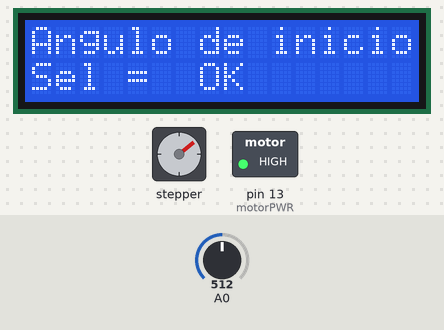
Bench run of a sketch on a simulated Arduino Uno, built with avr-gcc and run on an emulated ATmega328P. On the bench: 16×2 character LCD, stepper motor, switched loads named in the sketch (green lamp = pin HIGH). The inputs (shaded band) are chosen by the test bench; at power-on: A0 = 512. Stepper angles assume 2048 steps per turn.

Above: at 1.2 s.
1.3 s: A0 set to 546
At 1.58 s:
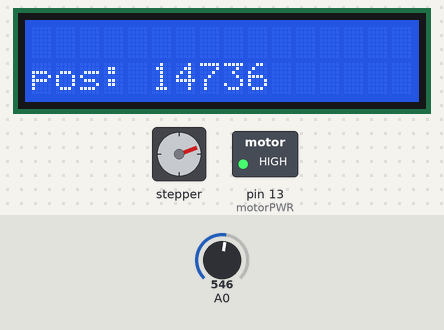
3.5 s: A0 set to 566
At 5.0 s:
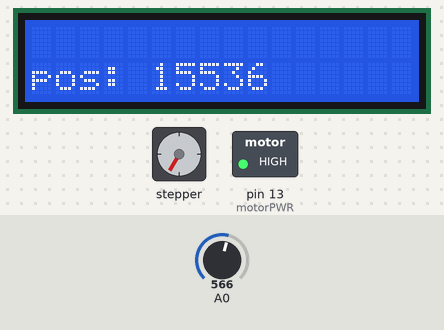
At 6.2 s:
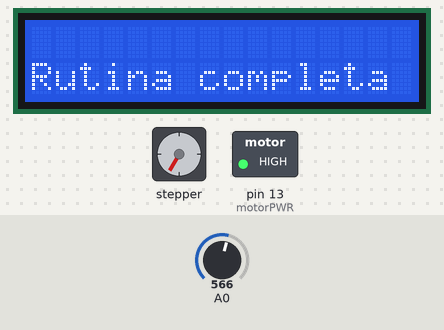
Timing chart, 0 to 7.7 s (numbered marks = the images above; inputs shaded):
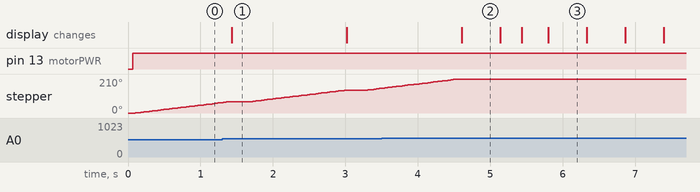

The sketch:

LCD_Automatas_finitos.ino
```cpp
#include <LiquidCrystal_I2C.h>

#include <Wire.h>

#include <Stepper.h>
#define STEPS  2048   //Number of steps per revolution


LiquidCrystal_I2C lcd(0x27,16,2);
Stepper small_stepper(STEPS, 4, 5, 6,7);

int lcd_key     = 0;
int adc_key_in  = 0;
int endStep = 1;
int startPos = 14336;
int endPos = 3300;
int minutes = 5;
long runtime = 0;
int rightLock = 0;
int leftLock = 28672;
int span = 0;
int stepDelay = 0;
int spanRemain = 0;
int motorPWR = 13;

#define btnRIGHT  0
#define btnUP     1
#define btnDOWN   2
#define btnLEFT   3
#define btnSELECT 4
#define btnNONE   5

int read_LCD_buttons()
{
 adc_key_in = analogRead(0);      // read the value from the sensor
 // my buttons when read are centered at these valies: 0, 144, 329, 504, 741
 // we add approx 50 to those values and check to see if we are close
 if (adc_key_in > 1000) return btnNONE; // We make this the 1st option for speed reasons since it will be the most likely result


 // For V1.0 comment the other threshold and use the one below:
 if (adc_key_in < 50)   return btnRIGHT;
 if (adc_key_in < 195)  return btnUP;
 if (adc_key_in < 380)  return btnDOWN;
 if (adc_key_in < 555)  return btnLEFT;
 if (adc_key_in < 790)  return btnSELECT;


 return btnNONE;  // when all others fail, return this...
}

void setup(){
  lcd.init();

  //Encender la luz de fondo.
  lcd.backlight();

pinMode(motorPWR, OUTPUT);
}

void loop(){
  digitalWrite(motorPWR, HIGH);

  lcd.setCursor(0,0);
  lcd.clear();
  lcd.print("Angulo de inicio L/R ");
  lcd.setCursor(0,1);
  lcd.print("Sel =  OK");
  small_stepper.setSpeed(9);


  while(endStep){
     lcd_key = read_LCD_buttons();  // read the buttons
     switch (lcd_key)               // depending on which button was pushed, we perform an action
     {
       case btnRIGHT:
       {
         if (startPos > rightLock){
           small_stepper.step(-400);
           startPos = startPos - 400;
         }
         lcd.setCursor(0,1);
         lcd.clear();
         lcd.print("pos:            ");
         lcd.setCursor(5,1);
         lcd.print(startPos);
         delay(250);
         break;
       }
     case btnLEFT:
       {
         if (startPos < leftLock){
           small_stepper.step(+400);
           startPos = startPos + 400;
         }
         lcd.clear();
         lcd.setCursor(0,1);
         lcd.print("pos:            ");
         lcd.setCursor(5,1);
         lcd.print(startPos);
         delay(250);
         break;
       }
       case btnSELECT:
       {
         endStep = 0;
         delay(250);
         break;
       }
         case btnNONE:
       {
         break;
       }
     }
  }
  endStep = 1;
  lcd.clear();
  lcd.setCursor(0,0);
  lcd.print("Angulo final L/R   ");
  lcd.setCursor(0,1);
  lcd.print("Sel = OK ");

  endPos = startPos;

  while(endStep){
     lcd_key = read_LCD_buttons();  // read the buttons
     switch (lcd_key)               // depending on which button was pushed, we perform an action
     {
       case btnRIGHT:
       {
         if (endPos > rightLock){
           small_stepper.step(-400);
           endPos = endPos - 400;
         }
         lcd.clear();
         lcd.setCursor(0,1);
         lcd.print("pos:            ");
         lcd.setCursor(5,1);
         lcd.print(endPos);
         delay(250);
         break;
       }
     case btnLEFT:
       {
         if (endPos < leftLock){
           small_stepper.step(+400);
           endPos = endPos + 400;
         }
         lcd.clear();
         lcd.setCursor(0,1);
         lcd.print("pos:            ");
         lcd.setCursor(5,1);
         lcd.print(endPos);
         delay(250);
         break;
       }
       case btnSELECT:
       {
         endStep = 0;
         delay(250);
         break;
       }
         case btnNONE:
       {
         break;
       }
     }
  }
  endStep = 1;
  lcd.clear();
  lcd.setCursor(0,0);
  lcd.print("Tiempo : L/R   ");
  lcd.setCursor(0,1);
  lcd.print("                ");
  while(endStep){
     lcd_key = read_LCD_buttons();  // read the buttons
     lcd.clear();
     lcd.setCursor(0,1);
     lcd.print("    minutos");
     lcd.setCursor(0,1);
     lcd.print(minutes);
     delay(50);
     switch (lcd_key)               // depending on which button was pushed, we perform an action
     {
       case btnRIGHT:
       {
         if (minutes < 30) {
         minutes = minutes + 5;
         }
         else if (minutes < 120) {
         minutes = minutes + 15;
         }
         else if (minutes < 720) {
         minutes = minutes + 30;
         }
         delay(250);
         break;
       }
     case btnLEFT:
       {
         if (minutes > 0 && minutes < 35) {
         minutes = minutes - 5;
         }
         else if (minutes > 0 && minutes < 150) {
         minutes = minutes - 15;
         }
         else if (minutes > 0 && minutes < 725) {
         minutes = minutes - 30;
         }
         delay(250);
         break;
       }
       case btnSELECT:
       {
         endStep = 0;
         delay(250);
         break;
       }
         case btnNONE:
       {
         break;
       }
     }
  }

  runtime = (minutes * 60000);
  lcd.clear();
  lcd.setCursor(0,0);
  lcd.print("Programa operando");
  lcd.setCursor(0,1);
  lcd.print(" m   Faltan");
  if (startPos > endPos){
    span = startPos - endPos;
    spanRemain = span;
    stepDelay = (runtime / span);
    small_stepper.step(span);
    while (spanRemain) {
      small_stepper.step(-1);
      runtime = (runtime - stepDelay);
      lcd.clear();
      lcd.setCursor(0,1);
      lcd.print((runtime / 60000) + 1);
      spanRemain--;
      delay(stepDelay);
    }

  } else {
    span = endPos - startPos;
    spanRemain = span;
    stepDelay = (runtime / span);
    small_stepper.step(span * -1);
    while (spanRemain) {
      small_stepper.step(1);
      runtime = (runtime - stepDelay);
      lcd.clear();
      lcd.setCursor(0,1);
      lcd.print((runtime / 60000) + 1);
      spanRemain--;
      delay(stepDelay);
    }
  }
  endStep = 0;
  while(1){
  	lcd.clear();
    lcd.setCursor(0,0);
    lcd.print("                ");
    lcd.setCursor(0,1);
    lcd.print("Rutina completa");
    delay(500);
    lcd.setCursor(0,0);
    lcd.print("Rutina completa");
    lcd.setCursor(0,1);
    lcd.print("                ");
    delay(500);
  }

}
```

Measured:
- the behaviour switches between 554 and 555 on A0 (found by bisection; images 1 and 2)
- after the input at 3.5 s, stepper: goes on until 4.6 s, then stays 210°
- what the display in image 2 shows lasts 0.5 s, from 4.6 s to 5.1 s
